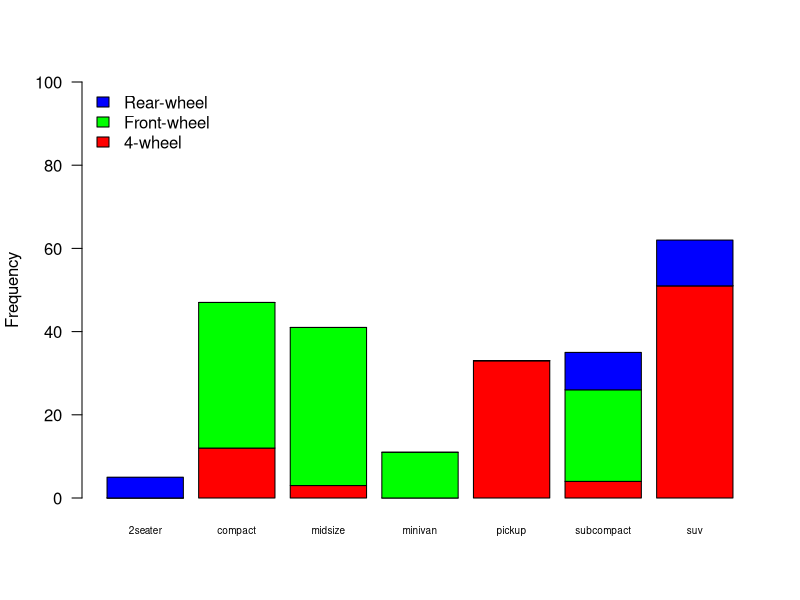
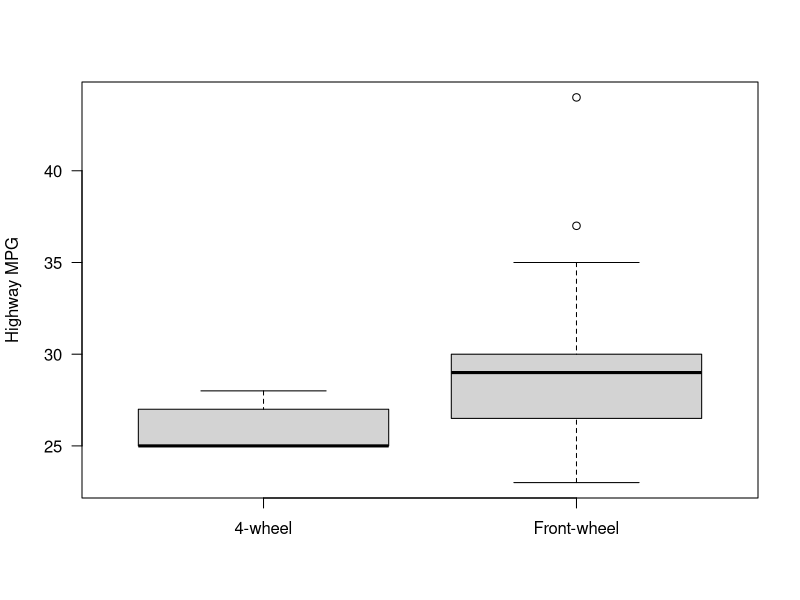
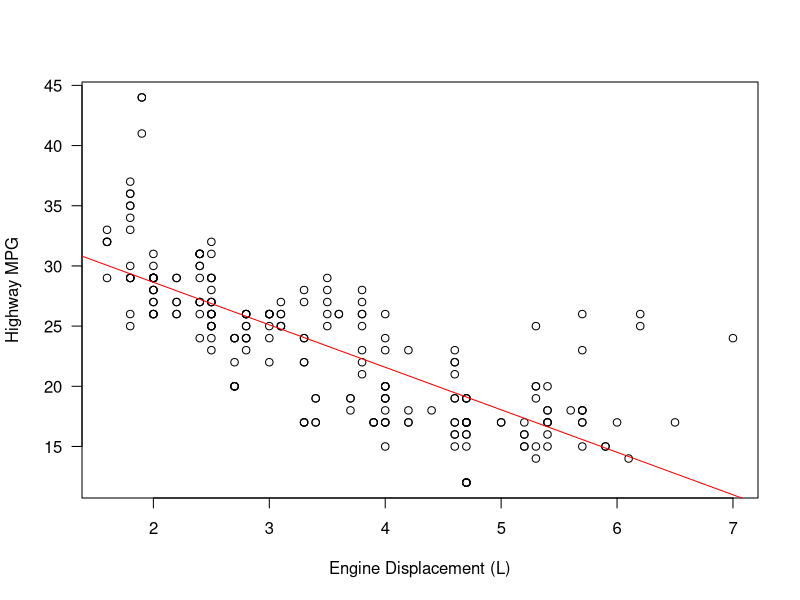
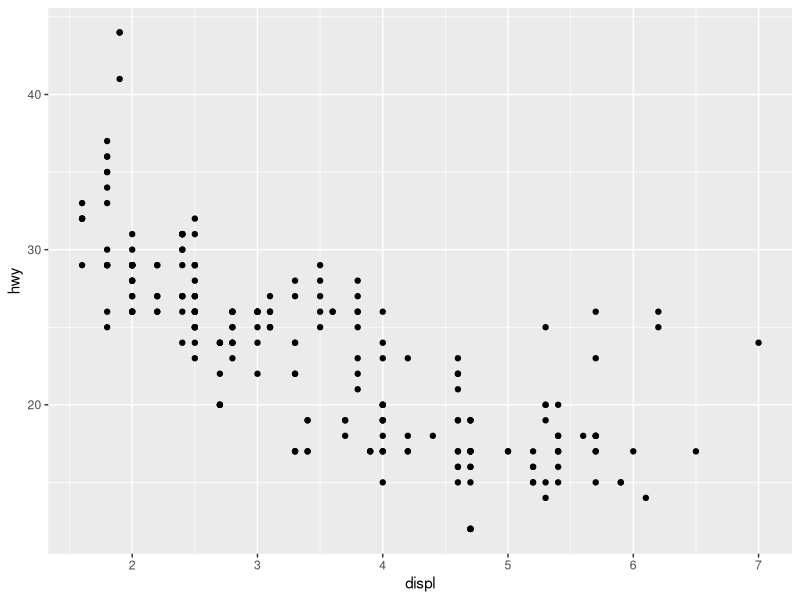
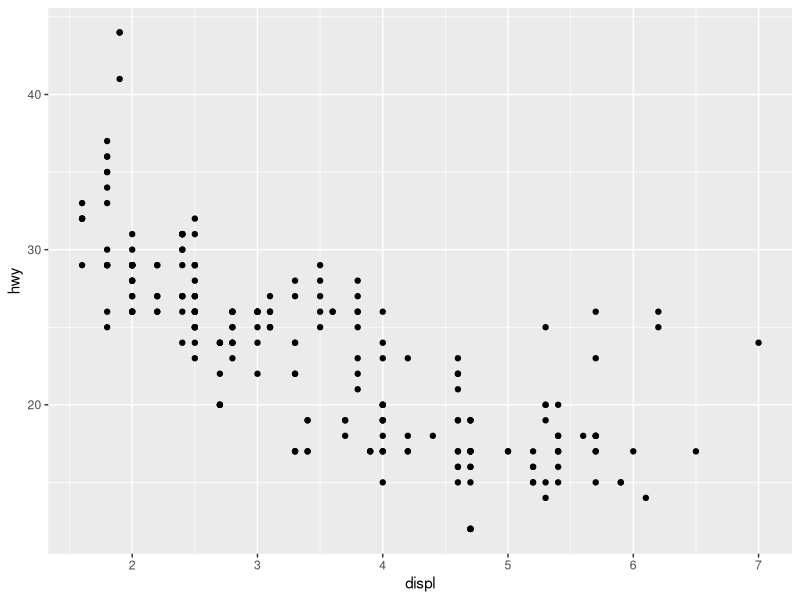
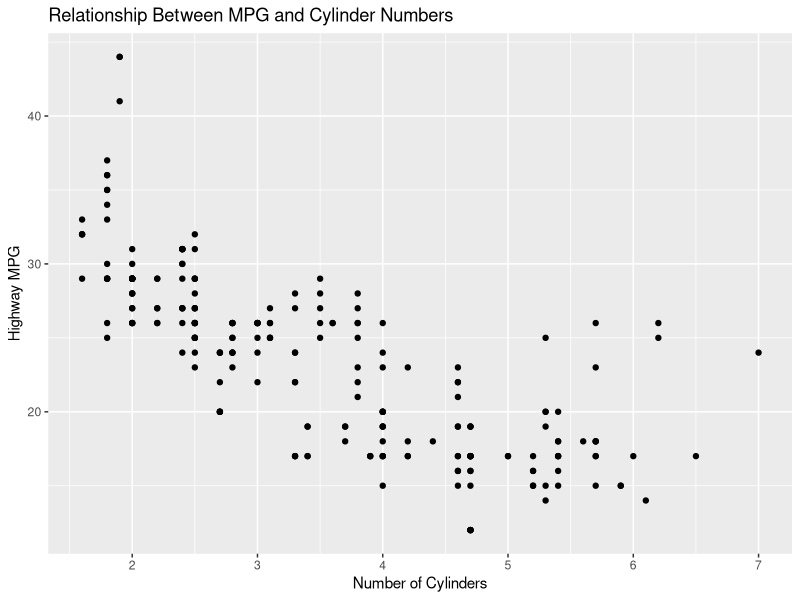
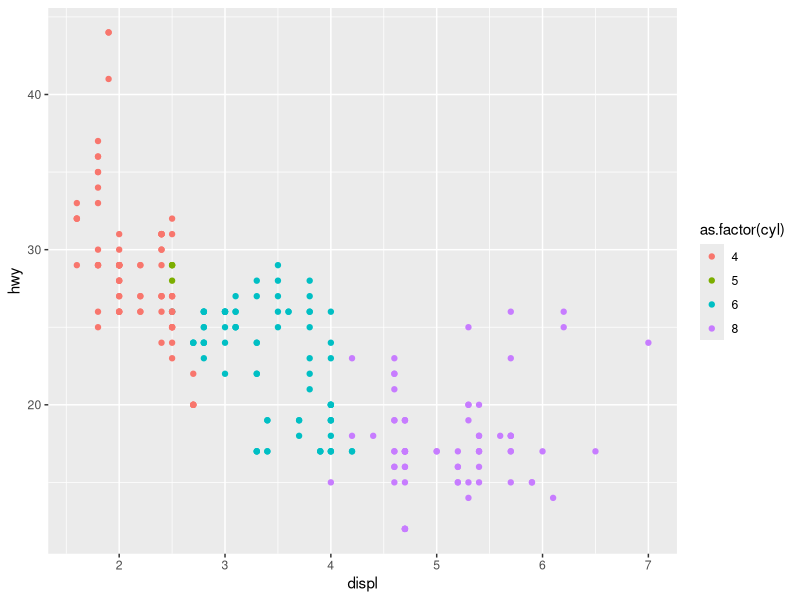
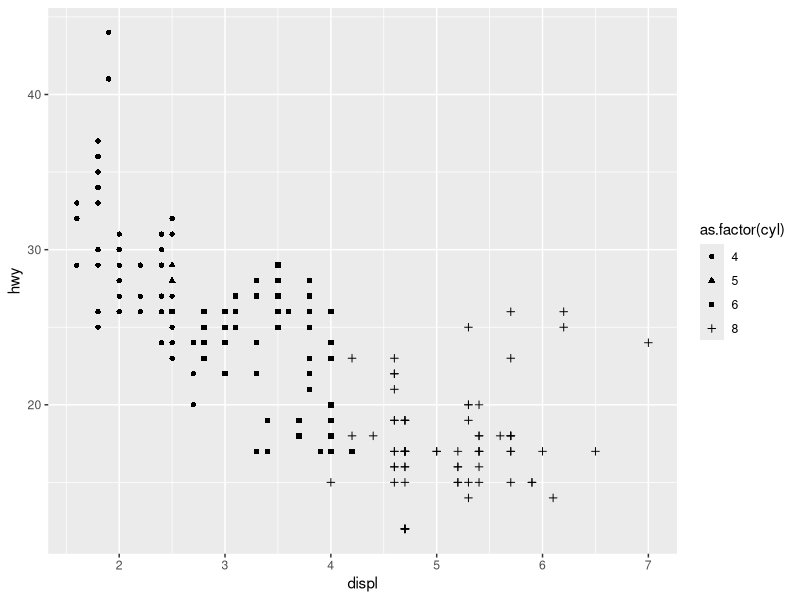

R code for these plots, in order:
install.packages("gridExtra")
# Load data
library(ggplot2)
data("mpg")
# Question 1
F_tab <- table(mpg$drv,  mpg$class)
barplot(F_tab, col = c("red","green", "blue"),
         ylab = "Frequency", las = 1, 
        ylim = c(0, 100),
        legend.text = c ("4-wheel", 
                         "Front-wheel",
                         "Rear-wheel"),
        args.legend = list(x = "topleft", bty = "n"),
        cex.names = 0.6)

# Question 2
# Boxplot of Highway MPG by drivetrain (excluding "r" and only for compact cars)
boxplot(hwy ~ drv, data = mpg, subset = (drv != "r" & class == "compact"), 
        las = 1, ylab = "Highway MPG", xlab = "",
        names = c("4-wheel", "Front-wheel"))  # Question 3

# Question 3
plot(hwy ~ displ, data = mpg, las = 1, 
     xlab = "Engine Displacement (L)", 
     ylab = "Highway MPG", main = "")

# Linear model and regression line
m <- lm(hwy ~ displ, data = mpg)
abline(m, col = "red")
coef(m)

# Load necessary library
library(ggplot2)

# Load data
data("mpg")

# Basic scatter plot
ggplot(data = mpg) + 
        geom_point(mapping = aes(x = displ, y = hwy))

# Alternative code using qplot
qplot(x = displ, y = hwy, data = mpg, geom = "point")

# Scatter plot with labels
ggplot(data = mpg) + 
        geom_point(mapping = aes(x = displ, y = hwy)) + 
        labs(x = "Number of Cylinders", 
             y = "Highway MPG", 
             title = "Relationship Between MPG and Cylinder Numbers")

# Scatter plot colored by number of cylinders
ggplot(data = mpg) + 
        geom_point(mapping = aes(x = displ, y = hwy, color = as.factor(cyl)))

# Scatter plot with different shapes for cylinder categories
ggplot(data = mpg) + 
        geom_point(mapping = aes(x = displ, y = hwy, shape = as.factor(cyl)))

# Scatter plot with size mapped to number of cylinders
ggplot(data = mpg) + 
        geom_point(mapping = aes(x = displ, y = hwy, size = cyl))

# Scatter plot with alpha transparency based on number of cylinders
ggplot(data = mpg) + 
        geom_point(mapping = aes(x = displ, y = hwy, alpha = cyl))

# Scatter plot colored by vehicle class with a custom color scale
ggplot(data = mpg) + 
        geom_point(mapping = aes(x = displ, y = hwy, color = class)) +
        scale_color_brewer(palette = "Set1")

# Scatter plot colored by number of cylinders using a distiller scale
ggplot(data = mpg) + 
        geom_point(mapping = aes(x = displ, y = hwy, color = cyl)) +
        scale_colour_distiller(palette = "Blues", direction = 1)

# Scatter plot with multiple aesthetics
ggplot(data = mpg) + 
        geom_point(mapping = aes(x = displ, y = hwy, color = cty, 
                                 size = as.factor(cyl), shape = class)) +
        scale_colour_distiller(palette = "Reds", direction = 1)

# Faceted scatter plot by class (2 rows)
ggplot(data = mpg) + 
        geom_point(mapping = aes(x = displ, y = hwy)) + 
        facet_wrap(~class, nrow = 2)

# Faceted scatter plot using grid layout (columns based on class)
ggplot(data = mpg) + 
        geom_point(mapping = aes(x = displ, y = hwy)) + 
        facet_grid(. ~ class)

# Faceted scatter plot with rows based on class
ggplot(data = mpg) + 
        geom_point(mapping = aes(x = displ, y = hwy)) + 
        facet_grid(class ~ .)

# Faceted scatter plot by number of cylinders and drivetrain
ggplot(data = mpg) + 
        geom_point(mapping = aes(x = displ, y = hwy)) + 
        facet_grid(cyl ~ drv)

# Faceted scatter plot by number of cylinders with custom labels
ggplot(data = mpg) + 
        geom_point(mapping = aes(x = displ, y = hwy, color = as.factor(cyl))) +
        facet_wrap(~ cyl, nrow = 2) +
        labs(x = "Displacement (Liter)", 
             y = "Highway Miles per Gallon", 
             color = "Number of Cylinders")

